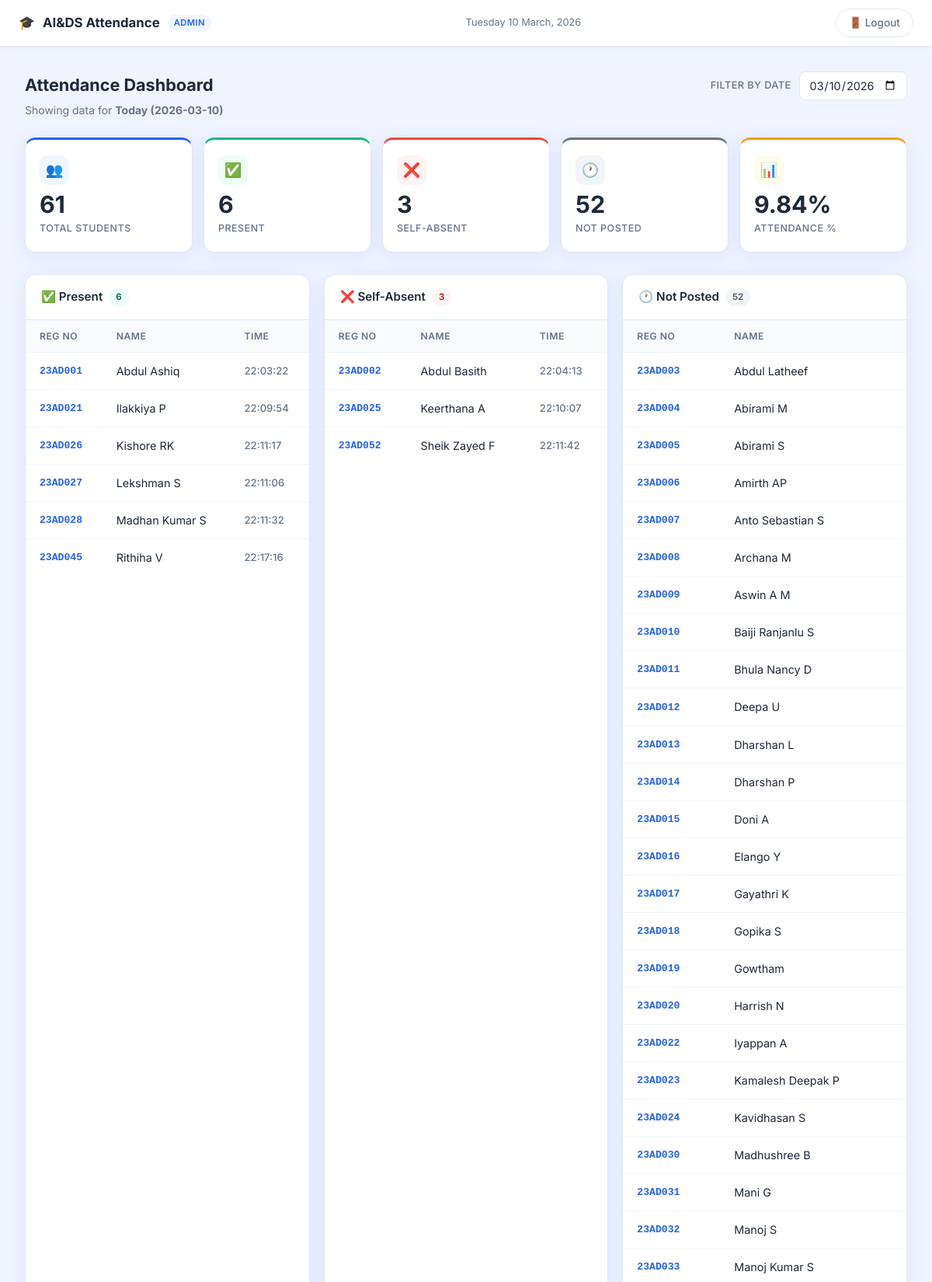
Page /admin (signed in, upper part) on the committed database.
### tables this page shows
CREATE TABLE students(
id INTEGER PRIMARY KEY AUTOINCREMENT,
reg_no TEXT UNIQUE,
name TEXT
);

CREATE TABLE attendance(
id INTEGER PRIMARY KEY AUTOINCREMENT,
reg_no TEXT,
date TEXT,
time TEXT
, status TEXT NOT NULL DEFAULT 'present');

### app.py (the view)
@app.route("/admin")
def admin():
    if "admin" not in session:
        return redirect("/admin_login")
    today = str((datetime.utcnow() + timedelta(hours=5, minutes=30)).date())
    filter_date = request.args.get("date", today)
    conn = get_db()
    total_students = conn.execute("SELECT COUNT(*) FROM students").fetchone()[0]
    present = conn.execute("""
        SELECT s.reg_no, s.name, a.time
        FROM attendance a
        JOIN students s ON a.reg_no = s.reg_no
        WHERE a.date = ? AND a.status = 'present'
        ORDER BY s.reg_no
    """, (filter_date,)).fetchall()
    absent_marked = conn.execute("""
        SELECT s.reg_no, s.name, a.time
        FROM attendance a
        JOIN students s ON a.reg_no = s.reg_no
        WHERE a.date = ? AND a.status = 'absent'
        ORDER BY s.reg_no
    """, (filter_date,)).fetchall()
    not_posted = conn.execute("""
        SELECT reg_no, name
        FROM students
        WHERE reg_no NOT IN (
            SELECT reg_no FROM attendance WHERE date = ?
        )
        ORDER BY reg_no
    """, (filter_date,)).fetchall()
    conn.close()
    present_count    = len(present)
    absent_count     = len(absent_marked)
    not_posted_count = len(not_posted)
    percentage = round((present_count / total_students) * 100, 2) if total_students > 0 else 0
    return render_template(
        "admin.html",
        present=present,
        absent_marked=absent_marked,
        not_posted=not_posted,
        total_students=total_students,
        present_count=present_count,
        absent_count=absent_count,
        not_posted_count=not_posted_count,
        percentage=percentage,
        filter_date=filter_date,
        today=today,
    )

### app.py (called while the page is built)
def get_db():
    conn = sqlite3.connect(DB_PATH)
    conn.row_factory = sqlite3.Row
    return conn

### templates/admin.html (shortened to what this page needs)
<!DOCTYPE html>
<html lang="en">
<head>
  <link rel="stylesheet" href="/static/style.css">
</head>
<body>
  <div class="dash-wrapper">
    <header class="topbar">
      <div class="topbar-brand">
        <span>🎓</span>
        <span>AI&amp;DS Attendance</span>
        <span class="badge">ADMIN</span>
      </div>
      <div class="topbar-date" id="today-date"></div>
      <a class="btn-logout" href="/logout">🚪 Logout</a>
    </header>
    <main class="dash-content">
      <div class="dash-header-row">
        <div>
          <h2 class="dash-title">Attendance Dashboard</h2>
          <p class="dash-sub">
            Showing data for
            <strong>
              {% if filter_date == today %}Today ({{ filter_date }})
              {% else %}{{ filter_date }}
              {% endif %}
            </strong>
          </p>
        </div>
        <form method="get" action="/admin" class="date-filter-form">
          <label for="date-filter">Filter by date</label>
          <input type="date" id="date-filter" name="date" value="{{ filter_date }}" max="{{ today }}"
            onchange="this.form.submit()">
        </form>
      </div>
      <div class="stats-grid">
        <div class="stat-card total">
          <div class="stat-icon blue">👥</div>
          <div class="stat-value">{{ total_students }}</div>
          <div class="stat-label">Total Students</div>
        </div>
        <div class="stat-card present">
          <div class="stat-icon green">✅</div>
          <div class="stat-value">{{ present_count }}</div>
          <div class="stat-label">Present</div>
        </div>
        <div class="stat-card absent">
          <div class="stat-icon red">❌</div>
          <div class="stat-value">{{ absent_count }}</div>
          <div class="stat-label">Self-Absent</div>
        </div>
        <div class="stat-card not-posted">
          <div class="stat-icon grey">🕐</div>
          <div class="stat-value">{{ not_posted_count }}</div>
          <div class="stat-label">Not Posted</div>
        </div>
        <div class="stat-card percent">
          <div class="stat-icon amber">📊</div>
          <div class="stat-value">{{ percentage }}%</div>
          <div class="stat-label">Attendance %</div>
        </div>
      </div>
      <div class="tables-grid tables-grid-3">
        <div class="table-card">
          <div class="table-header">
            <div class="table-title">
              ✅ Present
              <span class="table-badge badge-green">{{ present_count }}</span>
            </div>
          </div>
          <div class="table-scroll">
            <table>
              <thead>
                <tr>
                  <th>Reg No</th>
                  <th>Name</th>
                  <th>Time</th>
                </tr>
              </thead>
              <tbody>
                {% if present %}
                {% for row in present %}
                <tr>
                  <td class="td-reg">{{ row[0] }}</td>
                  <td>{{ row[1] }}</td>
                  <td class="td-time">{{ row[2] }}</td>
                </tr>
                {% endfor %}
                {% endif %}
              </tbody>
            </table>
          </div>
        </div>
        <div class="table-card">
          <div class="table-header">
            <div class="table-title">
              ❌ Self-Absent
              <span class="table-badge badge-red">{{ absent_count }}</span>
            </div>
          </div>
          <div class="table-scroll">
            <table>
              <thead>
                <tr>
                  <th>Reg No</th>
                  <th>Name</th>
                  <th>Time</th>
                </tr>
              </thead>
              <tbody>
                {% if absent_marked %}
                {% for row in absent_marked %}
                <tr>
                  <td class="td-reg">{{ row[0] }}</td>
                  <td>{{ row[1] }}</td>
                  <td class="td-time">{{ row[2] }}</td>
                </tr>
                {% endfor %}
                {% endif %}
              </tbody>
            </table>
          </div>
        </div>
        <div class="table-card">
          <div class="table-header">
            <div class="table-title">
              🕐 Not Posted
              <span class="table-badge badge-grey">{{ not_posted_count }}</span>
            </div>
          </div>
          <div class="table-scroll">
            <table>
              <thead>
                <tr>
                  <th>Reg No</th>
                  <th>Name</th>
                </tr>
              </thead>
              <tbody>
                {% if not_posted %}
                {% for row in not_posted %}
                <tr>
                  <td class="td-reg">{{ row[0] }}</td>
                  <td>{{ row[1] }}</td>
                </tr>
                {% endfor %}
                {% endif %}
              </tbody>
            </table>
          </div>
        </div>
      </div>
    </main>
  </div>
</body>
</html>

### rows in the picture
students: reg_no "23AD001", name "Abdul Ashiq", time "22:03:22"
students: reg_no "23AD021", name "Ilakkiya P", time "22:09:54"
students: reg_no "23AD026", name "Kishore RK", time "22:11:17"
students: reg_no "23AD027", name "Lekshman S", time "22:11:06"
students: reg_no "23AD028", name "Madhan Kumar S", time "22:11:32"
students: reg_no "23AD045", name "Rithiha V", time "22:17:16"
students: reg_no "23AD002", name "Abdul Basith", time "22:04:13"
students: reg_no "23AD025", name "Keerthana A", time "22:10:07"
students: reg_no "23AD052", name "Sheik Zayed F", time "22:11:42"
students: reg_no "23AD003", name "Abdul Latheef"
students: reg_no "23AD004", name "Abirami M"
students: reg_no "23AD005", name "Abirami S"
students: reg_no "23AD006", name "Amirth AP"
students: reg_no "23AD007", name "Anto Sebastian S"
students: reg_no "23AD008", name "Archana M"
students: reg_no "23AD009", name "Aswin A M"
students: reg_no "23AD010", name "Baiji Ranjanlu S"
students: reg_no "23AD011", name "Bhula Nancy D"
students: reg_no "23AD012", name "Deepa U"
students: reg_no "23AD013", name "Dharshan L"
students: reg_no "23AD014", name "Dharshan P"
students: reg_no "23AD015", name "Doni A"
students: reg_no "23AD016", name "Elango Y"
students: reg_no "23AD017", name "Gayathri K"
students: reg_no "23AD018", name "Gopika S"
students: reg_no "23AD019", name "Gowtham"
students: reg_no "23AD020", name "Harrish N"
students: reg_no "23AD022", name "Iyappan A"
students: reg_no "23AD023", name "Kamalesh Deepak P"
students: reg_no "23AD024", name "Kavidhasan S"
students: reg_no "23AD030", name "Madhushree B"
students: reg_no "23AD031", name "Mani G"
students: reg_no "23AD032", name "Manoj S"
students: reg_no "23AD033", name "Manoj Kumar S"

### other values in the picture
{{ filter_date }} "2026-03-10"
{{ total_students }} "61"
{{ present_count }} "6"
{{ absent_count }} "3"
{{ not_posted_count }} "52"
{{ percentage }} "9.84"
